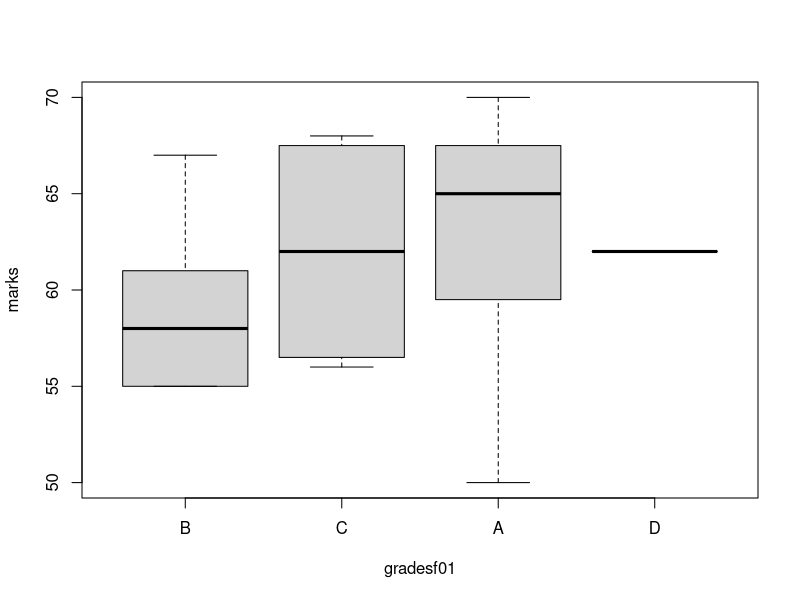

This chart was generated by the following R code:
(grades = sample(c('A','B','C','D'), size=30, replace=T, prob=c(.4,.3,.2,.1)))
summary(grades)
gradesf = factor (grades)
summary(gradesf)
table(grades)
table(gradesf)
class(gradesf)
(gradesf0 = factor(grades, ordered = T))
(gradesf01 = factor(grades, ordered = T, levels = c('B','C','A','D')))
summary(gradesf01)
(marks = ceiling( rnorm(30, mean = 60, sd =5)))
(student1 = data.frame( marks, gradesf01))
boxplot(marks ~ gradesf01, data = student1)
